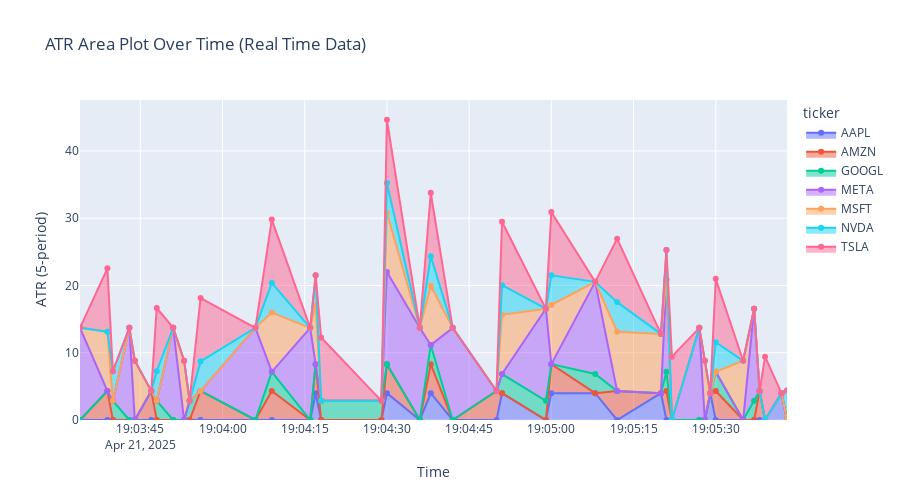

The code cell stored with this chart in its notebook:
### Markdown cell above
### The above graph shows the RSI index for all 7 companies based on increments over 3 minutes. Since we are operating in a scope of 3 minutes, the RSI does not have the most data so it's increasing and decreasing very sharply. Typically it is better suited for historical data. We can hover over the dots in the blue line to see each time stamp. The red line signifies the threshold of overbought stocks and the green line signifies oversold threshold. 

### If there is a period of 100 RSI that would mean that all the price changes recently were gains (no losses were reported). However, if it drops suddenly to 0, it would mean that the RSI calculation flipped due to its sensitivity to price drops (3-minute limit). This price drop to 0 relays the idea of all losses (no gains were reported). Side Note: There is a jump after 5 dots (data points) because RSI_5 take atleast 5 values before they are able to calculate their rolling average.

### Code cell
import plotly.express as px
#creating an area plot that shows the ATR or average true range over time 
# using the 5 period ATR but skipping the first 5 since the window is not done rotating 

fig = px.area(
   df_cass_final.groupby('ticker').apply(lambda x: x.iloc[5:]).reset_index(drop=True),
    x="date",
    y="ATR_5",
    color="ticker",
    title="ATR Area Plot Over Time (Real Time Data)",
    markers=True
)
#updating title, and axis and height
fig.update_layout(xaxis_title="Time",yaxis_title="ATR (5-period)",height=500)
fig.show()

### Figure 1 — Plotly figure (JSON) as saved in the notebook; plotly's stock layout.template omitted (floating-point values rounded to 4 significant figures)
{"data": [{"fillpattern": {"shape": ""}, "hovertemplate": "ticker=AAPL<br>date=%{x}<br>ATR_5=%{y}<extra></extra>", "legendgroup": "AAPL", "line": {"color": "#636efa"}, "marker": {"symbol": "circle"}, "mode": "lines+markers", "name": "AAPL", "orientation": "v", "showlegend": true, "stackgroup": "1", "type": "scatter", "x": ["2025-04-21T19:04:17.000000000", "2025-04-21T19:04:30.000000000", "2025-04-21T19:04:38.000000000", "2025-04-21T19:04:51.000000000", "2025-04-21T19:05:00.000000000", "2025-04-21T19:05:08.000000000", "2025-04-21T19:05:20.000000000", "2025-04-21T19:05:29.000000000", "2025-04-21T19:05:42.000000000"], "xaxis": "x", "y": [3.989, 3.989, 3.989, 3.989, 3.989, 3.989, 3.989, 3.989, 3.989], "yaxis": "y"}, {"fillpattern": {"shape": ""}, "hovertemplate": "ticker=AMZN<br>date=%{x}<br>ATR_5=%{y}<extra></extra>", "legendgroup": "AMZN", "line": {"color": "#EF553B"}, "marker": {"symbol": "circle"}, "mode": "lines+markers", "name": "AMZN", "orientation": "v", "showlegend": true, "stackgroup": "1", "type": "scatter", "x": ["2025-04-21T19:03:39.000000000", "2025-04-21T19:03:47.000000000", "2025-04-21T19:03:56.000000000", "2025-04-21T19:04:09.000000000", "2025-04-21T19:04:17.000000000", "2025-04-21T19:04:30.000000000", "2025-04-21T19:04:38.000000000", "2025-04-21T19:04:50.000000000", "2025-04-21T19:05:00.000000000", "2025-04-21T19:05:12.000000000", "2025-04-21T19:05:21.000000000", "2025-04-21T19:05:30.000000000", "2025-04-21T19:05:38.000000000"], "xaxis": "x", "y": [4.315, 4.315, 4.315, 4.315, 4.315, 4.315, 4.315, 4.315, 4.315, 4.315, 4.315, 4.315, 4.315], "yaxis": "y"}, {"fillpattern": {"shape": ""}, "hovertemplate": "ticker=GOOGL<br>date=%{x}<br>ATR_5=%{y}<extra></extra>", "legendgroup": "GOOGL", "line": {"color": "#00cc96"}, "marker": {"symbol": "circle"}, "mode": "lines+markers", "name": "GOOGL", "orientation": "v", "showlegend": true, "stackgroup": "1", "type": "scatter", "x": ["2025-04-21T19:03:40.000000000", "2025-04-21T19:03:48.000000000", "2025-04-21T19:03:54.000000000", "2025-04-21T19:04:09.000000000", "2025-04-21T19:04:18.000000000", "2025-04-21T19:04:29.000000000", "2025-04-21T19:04:38.000000000", "2025-04-21T19:04:51.000000000", "2025-04-21T19:04:59.000000000", "2025-04-21T19:05:08.000000000", "2025-04-21T19:05:21.000000000", "2025-04-21T19:05:30.000000000", "2025-04-21T19:05:37.000000000"], "xaxis": "x", "y": [2.845, 2.845, 2.845, 2.845, 2.845, 2.845, 2.845, 2.845, 2.845, 2.845, 2.845, 2.845, 2.845], "yaxis": "y"}, {"fillpattern": {"shape": ""}, "hovertemplate": "ticker=META<br>date=%{x}<br>ATR_5=%{y}<extra></extra>", "legendgroup": "META", "line": {"color": "#ab63fa"}, "marker": {"symbol": "circle"}, "mode": "lines+markers", "name": "META", "orientation": "v", "showlegend": true, "stackgroup": "1", "type": "scatter", "x": ["2025-04-21T19:03:34.000000000", "2025-04-21T19:03:43.000000000", "2025-04-21T19:03:51.000000000", "2025-04-21T19:04:06.000000000", "2025-04-21T19:04:16.000000000", "2025-04-21T19:04:30.000000000", "2025-04-21T19:04:36.000000000", "2025-04-21T19:04:42.000000000", "2025-04-21T19:04:59.000000000", "2025-04-21T19:05:08.000000000", "2025-04-21T19:05:21.000000000", "2025-04-21T19:05:27.000000000", "2025-04-21T19:05:37.000000000"], "xaxis": "x", "y": [13.7, 13.7, 13.7, 13.7, 13.7, 13.7, 13.7, 13.7, 13.7, 13.7, 13.7, 13.7, 13.7], "yaxis": "y"}, {"fillpattern": {"shape": ""}, "hovertemplate": "ticker=MSFT<br>date=%{x}<br>ATR_5=%{y}<extra></extra>", "legendgroup": "MSFT", "line": {"color": "#FFA15A"}, "marker": {"symbol": "circle"}, "mode": "lines+markers", "name": "MSFT", "orientation": "v", "showlegend": true, "stackgroup": "1", "type": "scatter", "x": ["2025-04-21T19:03:39.000000000", "2025-04-21T19:03:44.000000000", "2025-04-21T19:03:53.000000000", "2025-04-21T19:04:09.000000000", "2025-04-21T19:04:17.000000000", "2025-04-21T19:04:30.000000000", "2025-04-21T19:04:38.000000000", "2025-04-21T19:04:51.000000000", "2025-04-21T19:05:00.000000000", "2025-04-21T19:05:12.000000000", "2025-04-21T19:05:20.000000000", "2025-04-21T19:05:28.000000000", "2025-04-21T19:05:35.000000000"], "xaxis": "x", "y": [8.81, 8.81, 8.81, 8.81, 8.81, 8.81, 8.81, 8.81, 8.81, 8.81, 8.81, 8.81, 8.81], "yaxis": "y"}, {"fillpattern": {"shape": ""}, "hovertemplate": "ticker=NVDA<br>date=%{x}<br>ATR_5=%{y}<extra></extra>", "legendgroup": "NVDA", "line": {"color": "#19d3f3"}, "marker": {"symbol": "circle"}, "mode": "lines+markers", "name": "NVDA", "orientation": "v", "showlegend": true, "stackgroup": "1", "type": "scatter", "x": ["2025-04-21T19:03:40.000000000", "2025-04-21T19:03:48.000000000", "2025-04-21T19:03:56.000000000", "2025-04-21T19:04:09.000000000", "2025-04-21T19:04:17.000000000", "2025-04-21T19:04:30.000000000", "2025-04-21T19:04:38.000000000", "2025-04-21T19:04:51.000000000", "2025-04-21T19:05:00.000000000", "2025-04-21T19:05:12.000000000", "2025-04-21T19:05:21.000000000", "2025-04-21T19:05:30.000000000", "2025-04-21T19:05:43.000000000"], "xaxis": "x", "y": [4.4, 4.4, 4.4, 4.4, 4.4, 4.4, 4.4, 4.4, 4.4, 4.4, 4.4, 4.4, 4.4], "yaxis": "y"}, {"fillpattern": {"shape": ""}, "hovertemplate": "ticker=TSLA<br>date=%{x}<br>ATR_5=%{y}<extra></extra>", "legendgroup": "TSLA", "line": {"color": "#FF6692"}, "marker": {"symbol": "circle"}, "mode": "lines+markers", "name": "TSLA", "orientation": "v", "showlegend": true, "stackgroup": "1", "type": "scatter", "x": ["2025-04-21T19:03:39.000000000", "2025-04-21T19:03:48.000000000", "2025-04-21T19:03:56.000000000", "2025-04-21T19:04:09.000000000", "2025-04-21T19:04:18.000000000", "2025-04-21T19:04:30.000000000", "2025-04-21T19:04:38.000000000", "2025-04-21T19:04:51.000000000", "2025-04-21T19:05:00.000000000", "2025-04-21T19:05:12.000000000", "2025-04-21T19:05:22.000000000", "2025-04-21T19:05:30.000000000", "2025-04-21T19:05:39.000000000"], "xaxis": "x", "y": [9.42, 9.42, 9.42, 9.42, 9.42, 9.42, 9.42, 9.42, 9.42, 9.42, 9.42, 9.42, 9.42], "yaxis": "y"}], "layout": {"height": 500, "legend": {"title": {"text": "ticker"}, "tracegroupgap": 0}, "title": {"text": "ATR Area Plot Over Time (Real Time Data)"}, "xaxis": {"anchor": "y", "domain": [0, 1], "title": {"text": "Time"}}, "yaxis": {"anchor": "x", "domain": [0, 1], "title": {"text": "ATR (5-period)"}}}}
